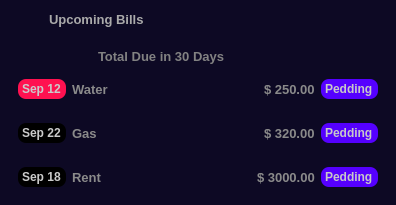
             <widget class="QFrame" name="billsBox">
              <property name="styleSheet">
               <string notr="true">QFrame {
	background-color: rgb(13, 9, 36);
	border: none;
	border-radius: 12px;
}</string>
              </property>
              <property name="frameShape">
               <enum>QFrame::NoFrame</enum>
              </property>
              <property name="frameShadow">
               <enum>QFrame::Raised</enum>
              </property>
              <layout class="QVBoxLayout" name="verticalLayout_23">
               <property name="spacing">
                <number>0</number>
               </property>
               <property name="leftMargin">
                <number>0</number>
               </property>
               <property name="topMargin">
                <number>0</number>
               </property>
               <property name="rightMargin">
                <number>0</number>
               </property>
               <property name="bottomMargin">
                <number>0</number>
               </property>
               <item>
                <widget class="QFrame" name="frame_54">
                 <property name="minimumSize">
                  <size>
                   <width>0</width>
                   <height>40</height>
                  </size>
                 </property>
                 <property name="maximumSize">
                  <size>
                   <width>16777215</width>
                   <height>40</height>
                  </size>
                 </property>
                 <property name="styleSheet">
                  <string notr="true">background-color: rgb(13, 9, 36);</string>
                 </property>
                 <property name="frameShape">
                  <enum>QFrame::NoFrame</enum>
                 </property>
                 <property name="frameShadow">
                  <enum>QFrame::Raised</enum>
                 </property>
                 <layout class="QHBoxLayout" name="horizontalLayout_34">
                  <property name="spacing">
                   <number>0</number>
                  </property>
                  <property name="leftMargin">
                   <number>0</number>
                  </property>
                  <property name="topMargin">
                   <number>0</number>
                  </property>
                  <property name="rightMargin">
                   <number>10</number>
                  </property>
                  <property name="bottomMargin">
                   <number>0</number>
                  </property>
                  <item alignment="Qt::AlignHCenter|Qt::AlignVCenter">
                   <widget class="QLabel" name="label_32">
                    <property name="minimumSize">
                     <size>
                      <width>0</width>
                      <height>0</height>
                     </size>
                    </property>
                    <property name="maximumSize">
                     <size>
                      <width>16777215</width>
                      <height>16777215</height>
                     </size>
                    </property>
                    <property name="font">
                     <font>
                      <pointsize>10</pointsize>
                      <weight>75</weight>
                      <bold>true</bold>
                     </font>
                    </property>
                    <property name="styleSheet">
                     <string notr="true">color: rgb(170, 170, 170);</string>
                    </property>
                    <property name="text">
                     <string>Upcoming Bills</string>
                    </property>
                   </widget>
                  </item>
                  <item alignment="Qt::AlignRight">
                   <widget class="QPushButton" name="pushButton_12">
                    <property name="minimumSize">
                     <size>
                      <width>26</width>
                      <height>26</height>
                     </size>
                    </property>
                    <property name="maximumSize">
                     <size>
                      <width>26</width>
                      <height>26</height>
                     </size>
                    </property>
                    <property name="styleSheet">
                     <string notr="true">QPushButton {
	border: none;
	background-color: rgb(13, 9, 36);
	border-radius: 13;
}

QPushButton:hover {
	background-color: rgb(124, 124, 124);
}

QPushButton:pressed {
	background-color: rgb(0, 0, 0);
}</string>
                    </property>
                    <property name="text">
                     <string/>
                    </property>
                    <property name="icon">
                     <iconset>
                      <normaloff>:/icons/icons/more.svg</normaloff>:/icons/icons/more.svg</iconset>
                    </property>
                    <property name="iconSize">
                     <size>
                      <width>24</width>
                      <height>24</height>
                     </size>
                    </property>
                   </widget>
                  </item>
                 </layout>
                </widget>
               </item>
               <item>
                <widget class="QFrame" name="frame_55">
                 <property name="frameShape">
                  <enum>QFrame::StyledPanel</enum>
                 </property>
                 <property name="frameShadow">
                  <enum>QFrame::Raised</enum>
                 </property>
                 <layout class="QVBoxLayout" name="verticalLayout_24">
                  <item alignment="Qt::AlignHCenter|Qt::AlignVCenter">
                   <widget class="QLabel" name="label_33">
                    <property name="minimumSize">
                     <size>
                      <width>200</width>
                      <height>0</height>
                     </size>
                    </property>
                    <property name="maximumSize">
                     <size>
                      <width>150</width>
                      <height>16777215</height>
                     </size>
                    </property>
                    <property name="font">
                     <font>
                      <pointsize>10</pointsize>
                      <weight>75</weight>
                      <bold>true</bold>
                     </font>
                    </property>
                    <property name="styleSheet">
                     <string notr="true">color: rgb(170, 170, 170);</string>
                    </property>
                    <property name="text">
                     <string>&lt;html&gt;&lt;head/&gt;&lt;body&gt;&lt;p&gt;&lt;span style=&quot; color:#828282;&quot;&gt;Total Due in 30 Days&lt;/span&gt;&lt;/p&gt;&lt;/body&gt;&lt;/html&gt;</string>
                    </property>
                   </widget>
                  </item>
                  <item>
                   <widget class="QFrame" name="frame_56">
                    <property name="styleSheet">
                     <string notr="true"/>
                    </property>
                    <property name="frameShape">
                     <enum>QFrame::StyledPanel</enum>
                    </property>
                    <property name="frameShadow">
                     <enum>QFrame::Raised</enum>
                    </property>
                    <layout class="QHBoxLayout" name="horizontalLayout_35">
                     <item>
                      <widget class="QLabel" name="label_34">
                       <property name="minimumSize">
                        <size>
                         <width>0</width>
                         <height>20</height>
                        </size>
                       </property>
                       <property name="maximumSize">
                        <size>
                         <width>70</width>
                         <height>20</height>
                        </size>
                       </property>
                       <property name="font">
                        <font>
                         <weight>75</weight>
                         <bold>true</bold>
                        </font>
                       </property>
                       <property name="styleSheet">
                        <string notr="true">color: rgb(203, 203, 203);
background-color: rgb(255, 17, 80);
padding: 1px;
border-radius: 8px;</string>
                       </property>
                       <property name="text">
                        <string>Sep 12</string>
                       </property>
                      </widget>
                     </item>
                     <item>
                      <widget class="QLabel" name="label_37">
                       <property name="minimumSize">
                        <size>
                         <width>50</width>
                         <height>0</height>
                        </size>
                       </property>
                       <property name="font">
                        <font>
                         <pointsize>10</pointsize>
                         <weight>75</weight>
                         <bold>true</bold>
                        </font>
                       </property>
                       <property name="styleSheet">
                        <string notr="true">color: rgb(138, 138, 138);</string>
                       </property>
                       <property name="text">
                        <string>Water</string>
                       </property>
                      </widget>
                     </item>
                     <item>
                      <spacer name="horizontalSpacer_4">
                       <property name="orientation">
                        <enum>Qt::Horizontal</enum>
                       </property>
                       <property name="sizeHint" stdset="0">
                        <size>
                         <width>136</width>
                         <height>20</height>
                        </size>
                       </property>
                      </spacer>
                     </item>
                     <item>
                      <widget class="QLabel" name="label_36">
                       <property name="minimumSize">
                        <size>
                         <width>50</width>
                         <height>0</height>
                        </size>
                       </property>
                       <property name="font">
                        <font>
                         <pointsize>10</pointsize>
                         <weight>75</weight>
                         <bold>true</bold>
                        </font>
                       </property>
                       <property name="styleSheet">
                        <string notr="true">color: rgb(138, 138, 138);</string>
                       </property>
                       <property name="text">
                        <string>$ 250.00</string>
                       </property>
                      </widget>
                     </item>
                     <item>
                      <widget class="QLabel" name="label_35">
                       <property name="minimumSize">
                        <size>
                         <width>0</width>
                         <height>20</height>
                        </size>
                       </property>
                       <property name="maximumSize">
                        <size>
                         <width>100</width>
                         <height>20</height>
                        </size>
                       </property>
                       <property name="font">
                        <font>
                         <weight>75</weight>
                         <bold>true</bold>
                        </font>
                       </property>
                       <property name="styleSheet">
                        <string notr="true">color: rgb(200, 200, 200);
background-color: rgb(85, 0, 255);
padding: 1px;
border-radius: 8px;</string>
                       </property>
                       <property name="text">
                        <string>Pedding</string>
                       </property>
                      </widget>
                     </item>
                    </layout>
                   </widget>
                  </item>
                  <item>
                   <widget class="QFrame" name="frame_57">
                    <property name="styleSheet">
                     <string notr="true"/>
                    </property>
                    <property name="frameShape">
                     <enum>QFrame::StyledPanel</enum>
                    </property>
                    <property name="frameShadow">
                     <enum>QFrame::Raised</enum>
                    </property>
                    <layout class="QHBoxLayout" name="horizontalLayout_36">
                     <item>
                      <widget class="QLabel" name="label_38">
                       <property name="minimumSize">
                        <size>
                         <width>0</width>
                         <height>20</height>
                        </size>
                       </property>
                       <property name="maximumSize">
                        <size>
                         <width>70</width>
                         <height>20</height>
                        </size>
                       </property>
                       <property name="font">
                        <font>
                         <weight>75</weight>
                         <bold>true</bold>
                        </font>
                       </property>
                       <property name="styleSheet">
                        <string notr="true">color: rgb(203, 203, 203);
background-color: rgb(0, 0, 0);
padding: 1px;
border-radius: 8px;</string>
                       </property>
                       <property name="text">
                        <string>Sep 22</string>
                       </property>
                      </widget>
                     </item>
                     <item>
                      <widget class="QLabel" name="label_39">
                       <property name="minimumSize">
                        <size>
                         <width>50</width>
                         <height>0</height>
                        </size>
                       </property>
                       <property name="font">
                        <font>
                         <pointsize>10</pointsize>
                         <weight>75</weight>
                         <bold>true</bold>
                        </font>
                       </property>
                       <property name="styleSheet">
                        <string notr="true">color: rgb(138, 138, 138);</string>
                       </property>
                       <property name="text">
                        <string>Gas</string>
                       </property>
                      </widget>
                     </item>
                     <item>
                      <spacer name="horizontalSpacer_5">
                       <property name="orientation">
                        <enum>Qt::Horizontal</enum>
                       </property>
                       <property name="sizeHint" stdset="0">
                        <size>
                         <width>40</width>
                         <height>20</height>
                        </size>
                       </property>
                      </spacer>
                     </item>
                     <item>
                      <widget class="QLabel" name="label_40">
                       <property name="minimumSize">
                        <size>
                         <width>50</width>
                         <height>0</height>
                        </size>
                       </property>
                       <property name="font">
                        <font>
                         <pointsize>10</pointsize>
                         <weight>75</weight>
                         <bold>true</bold>
                        </font>
                       </property>
                       <property name="styleSheet">
                        <string notr="true">color: rgb(138, 138, 138);</string>
                       </property>
                       <property name="text">
                        <string>$ 320.00</string>
                       </property>
                      </widget>
                     </item>
                     <item>
                      <widget class="QLabel" name="label_41">
                       <property name="minimumSize">
                        <size>
                         <width>0</width>
                         <height>20</height>
                        </size>
                       </property>
                       <property name="maximumSize">
                        <size>
                         <width>100</width>
                         <height>20</height>
                        </size>
                       </property>
                       <property name="font">
                        <font>
                         <weight>75</weight>
                         <bold>true</bold>
                        </font>
                       </property>
                       <property name="styleSheet">
                        <string notr="true">color: rgb(200, 200, 200);
background-color: rgb(85, 0, 255);
padding: 1px;
border-radius: 8px;</string>
                       </property>
                       <property name="text">
                        <string>Pedding</string>
                       </property>
                      </widget>
                     </item>
                    </layout>
                   </widget>
                  </item>
                  <item>
                   <widget class="QFrame" name="frame_58">
                    <property name="styleSheet">
                     <string notr="true"/>
                    </property>
                    <property name="frameShape">
                     <enum>QFrame::StyledPanel</enum>
                    </property>
                    <property name="frameShadow">
                     <enum>QFrame::Raised</enum>
                    </property>
                    <layout class="QHBoxLayout" name="horizontalLayout_37">
                     <item>
                      <widget class="QLabel" name="label_42">
                       <property name="minimumSize">
                        <size>
                         <width>0</width>
                         <height>20</height>
                        </size>
                       </property>
                       <property name="maximumSize">
                        <size>
                         <width>70</width>
                         <height>20</height>
                        </size>
                       </property>
                       <property name="font">
                        <font>
                         <weight>75</weight>
                         <bold>true</bold>
                        </font>
                       </property>
                       <property name="styleSheet">
                        <string notr="true">color: rgb(203, 203, 203);
background-color: rgb(0, 0, 0);
padding: 1px;
border-radius: 8px;</string>
                       </property>
                       <property name="text">
                        <string>Sep 18</string>
                       </property>
                      </widget>
                     </item>
                     <item>
                      <widget class="QLabel" name="label_43">
                       <property name="minimumSize">
                        <size>
                         <width>50</width>
                         <height>0</height>
                        </size>
                       </property>
                       <property name="font">
                        <font>
                         <pointsize>10</pointsize>
                         <weight>75</weight>
                         <bold>true</bold>
                        </font>
                       </property>
                       <property name="styleSheet">
                        <string notr="true">color: rgb(138, 138, 138);</string>
                       </property>
                       <property name="text">
                        <string>Rent</string>
                       </property>
                      </widget>
                     </item>
                     <item>
                      <spacer name="horizontalSpacer_6">
                       <property name="orientation">
                        <enum>Qt::Horizontal</enum>
                       </property>
                       <property name="sizeHint" stdset="0">
                        <size>
                         <width>40</width>
                         <height>20</height>
                        </size>
                       </property>
                      </spacer>
                     </item>
                     <item>
                      <widget class="QLabel" name="label_44">
                       <property name="minimumSize">
                        <size>
                         <width>50</width>
                         <height>0</height>
                        </size>
                       </property>
                       <property name="font">
                        <font>
                         <pointsize>10</pointsize>
                         <weight>75</weight>
                         <bold>true</bold>
                        </font>
                       </property>
                       <property name="styleSheet">
                        <string notr="true">color: rgb(138, 138, 138);</string>
                       </property>
                       <property name="text">
                        <string>$ 3000.00</string>
                       </property>
                      </widget>
                     </item>
                     <item>
                      <widget class="QLabel" name="label_45">
                       <property name="minimumSize">
                        <size>
                         <width>0</width>
                         <height>20</height>
                        </size>
                       </property>
                       <property name="maximumSize">
                        <size>
                         <width>100</width>
                         <height>20</height>
                        </size>
                       </property>
                       <property name="font">
                        <font>
                         <weight>75</weight>
                         <bold>true</bold>
                        </font>
                       </property>
                       <property name="styleSheet">
                        <string notr="true">color: rgb(200, 200, 200);
background-color: rgb(85, 0, 255);
padding: 1px;
border-radius: 8px;</string>
                       </property>
                       <property name="text">
                        <string>Pedding</string>
                       </property>
                      </widget>
                     </item>
                    </layout>
                   </widget>
                  </item>
                 </layout>
                </widget>
               </item>
              </layout>
             </widget>
